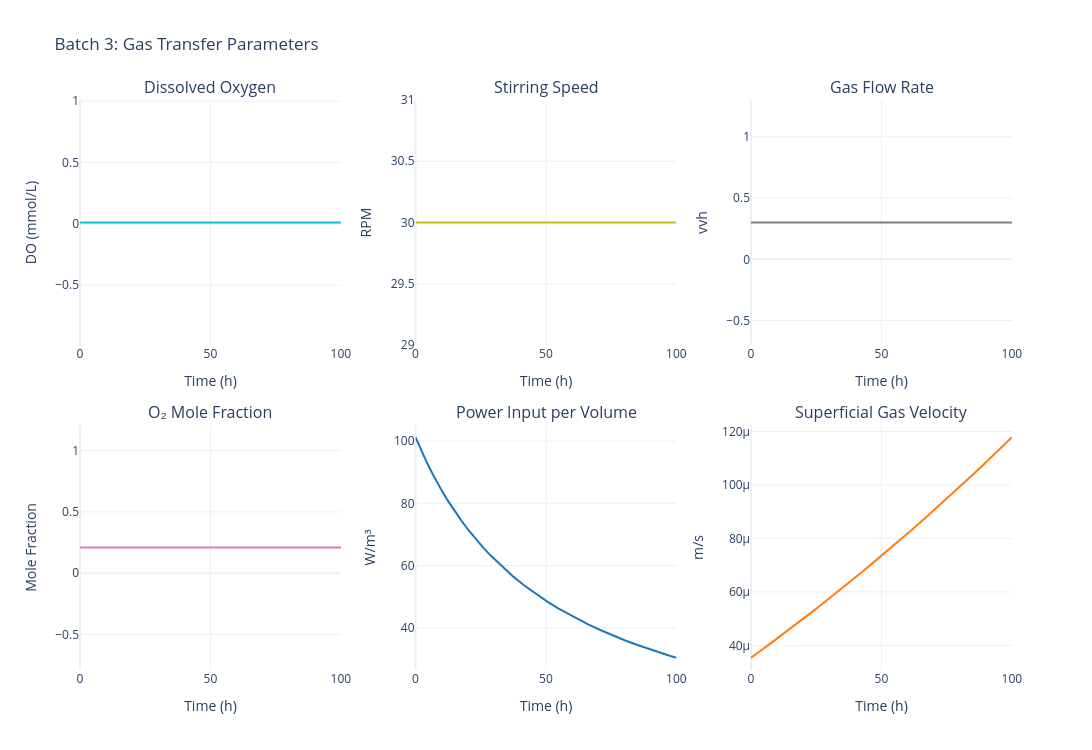

Write notebook code for a chart like this one.
### Code cell
# Plot gas transfer for batch 3
fig_gas_3 = plot_batch_gas_transfer(sim, batch_number=3)
fig_gas_3.update_layout(title_text="Batch 3: Gas Transfer Parameters")
fig_gas_3.show()

### Figure 1 — Plotly figure (JSON) as saved in the notebook; plotly's stock layout.template omitted (floating-point values rounded to 4 significant figures)
{"data": [{"hovertemplate": "Time: %{x:.1f} h<br>DO: %{y:.3f} mmol/L<extra></extra>", "line": {"color": "#17becf", "width": 2}, "mode": "lines", "name": "Dissolved O₂", "type": "scatter", "x": [0.0, 0.02882, 0.05763, 0.1153, 0.1729, 0.2305, 0.8069, 1.383, 1.96, 2.536, 4.445, 6.354, 8.263, 10.17, 12.08, 14.86, 17.63, 20.4, 23.18, 25.95, 28.73, 33.06, 37.39, 41.72, 46.04, 50.37, 54.7, 60.53, 66.35, 71.04, 75.72, 80.4, 85.09, 89.77, 93.58, 97.39, 100.0], "xaxis": "x", "y": [0.01, 0.01, 0.01, 0.01, 0.01, 0.01, 0.01, 0.01, 0.01, 0.01, 0.01, 0.01, 0.01, 0.01, 0.01, 0.01, 0.01, 0.01, 0.01, 0.01, 0.01, 0.01, 0.01, 0.01, 0.01, 0.01, 0.01, 0.01, 0.01, 0.01, 0.01, 0.01, 0.01, 0.01, 0.01, 0.01, 0.01], "yaxis": "y"}, {"hovertemplate": "Time: %{x:.1f} h<br>N: %{y:.1f} rpm<extra></extra>", "line": {"color": "#bcbd22", "width": 2}, "mode": "lines", "name": "Stirring Speed", "type": "scatter", "x": [0.0, 0.02882, 0.05763, 0.1153, 0.1729, 0.2305, 0.8069, 1.383, 1.96, 2.536, 4.445, 6.354, 8.263, 10.17, 12.08, 14.86, 17.63, 20.4, 23.18, 25.95, 28.73, 33.06, 37.39, 41.72, 46.04, 50.37, 54.7, 60.53, 66.35, 71.04, 75.72, 80.4, 85.09, 89.77, 93.58, 97.39, 100.0], "xaxis": "x2", "y": [30.0, 30.0, 30.0, 30.0, 30.0, 30.0, 30.0, 30.0, 30.0, 30.0, 30.0, 30.0, 30.0, 30.0, 30.0, 30.0, 30.0, 30.0, 30.0, 30.0, 30.0, 30.0, 30.0, 30.0, 30.0, 30.0, 30.0, 30.0, 30.0, 30.0, 30.0, 30.0, 30.0, 30.0, 30.0, 30.0, 30.0], "yaxis": "y2"}, {"hovertemplate": "Time: %{x:.1f} h<br>Fg: %{y:.3f} vvh<extra></extra>", "line": {"color": "#7f7f7f", "width": 2}, "mode": "lines", "name": "Gas Flow Rate", "type": "scatter", "x": [0.0, 0.02882, 0.05763, 0.1153, 0.1729, 0.2305, 0.8069, 1.383, 1.96, 2.536, 4.445, 6.354, 8.263, 10.17, 12.08, 14.86, 17.63, 20.4, 23.18, 25.95, 28.73, 33.06, 37.39, 41.72, 46.04, 50.37, 54.7, 60.53, 66.35, 71.04, 75.72, 80.4, 85.09, 89.77, 93.58, 97.39, 100.0], "xaxis": "x3", "y": [0.3, 0.3, 0.3, 0.3, 0.3, 0.3, 0.3, 0.3, 0.3, 0.3, 0.3, 0.3, 0.3, 0.3, 0.3, 0.3, 0.3, 0.3, 0.3, 0.3, 0.3, 0.3, 0.3, 0.3, 0.3, 0.3, 0.3, 0.3, 0.3, 0.3, 0.3, 0.3, 0.3, 0.3, 0.3, 0.3, 0.3], "yaxis": "y3"}, {"hovertemplate": "Time: %{x:.1f} h<br>y_O₂: %{y:.3f}<extra></extra>", "line": {"color": "#e377c2", "width": 2}, "mode": "lines", "name": "y_O₂", "type": "scatter", "x": [0.0, 0.02882, 0.05763, 0.1153, 0.1729, 0.2305, 0.8069, 1.383, 1.96, 2.536, 4.445, 6.354, 8.263, 10.17, 12.08, 14.86, 17.63, 20.4, 23.18, 25.95, 28.73, 33.06, 37.39, 41.72, 46.04, 50.37, 54.7, 60.53, 66.35, 71.04, 75.72, 80.4, 85.09, 89.77, 93.58, 97.39, 100.0], "xaxis": "x4", "y": [0.21, 0.21, 0.21, 0.21, 0.21, 0.21, 0.21, 0.21, 0.21, 0.21, 0.21, 0.21, 0.21, 0.21, 0.21, 0.21, 0.21, 0.21, 0.21, 0.21, 0.21, 0.21, 0.21, 0.21, 0.21, 0.21, 0.21, 0.21, 0.21, 0.21, 0.21, 0.21, 0.21, 0.21, 0.21, 0.21, 0.21], "yaxis": "y4"}, {"hovertemplate": "Time: %{x:.1f} h<br>P/V: %{y:.2f} W/m³<extra></extra>", "line": {"color": "#1f77b4", "width": 2}, "mode": "lines", "name": "P/V", "type": "scatter", "x": [0.0, 0.02882, 0.05763, 0.1153, 0.1729, 0.2305, 0.8069, 1.383, 1.96, 2.536, 4.445, 6.354, 8.263, 10.17, 12.08, 14.86, 17.63, 20.4, 23.18, 25.95, 28.73, 33.06, 37.39, 41.72, 46.04, 50.37, 54.7, 60.53, 66.35, 71.04, 75.72, 80.4, 85.09, 89.77, 93.58, 97.39, 100.0], "xaxis": "x5", "y": [101.2, 101.2, 101.1, 101.0, 100.9, 100.8, 99.64, 98.52, 97.42, 96.34, 92.93, 89.74, 86.74, 83.91, 81.26, 77.66, 74.33, 71.26, 68.41, 65.75, 63.28, 59.73, 56.52, 53.61, 50.94, 48.5, 46.26, 43.5, 41.02, 39.21, 37.5, 35.92, 34.45, 33.08, 32.04, 31.04, 30.38], "yaxis": "y5"}, {"hovertemplate": "Time: %{x:.1f} h<br>vₛ: %{y:.5f} m/s<extra></extra>", "line": {"color": "#ff7f0e", "width": 2}, "mode": "lines", "name": "vₛ", "type": "scatter", "x": [0.0, 0.02882, 0.05763, 0.1153, 0.1729, 0.2305, 0.8069, 1.383, 1.96, 2.536, 4.445, 6.354, 8.263, 10.17, 12.08, 14.86, 17.63, 20.4, 23.18, 25.95, 28.73, 33.06, 37.39, 41.72, 46.04, 50.37, 54.7, 60.53, 66.35, 71.04, 75.72, 80.4, 85.09, 89.77, 93.58, 97.39, 100.0], "xaxis": "x6", "y": [3.537e-05, 3.539e-05, 3.541e-05, 3.545e-05, 3.549e-05, 3.553e-05, 3.594e-05, 3.635e-05, 3.676e-05, 3.717e-05, 3.853e-05, 3.991e-05, 4.129e-05, 4.267e-05, 4.407e-05, 4.611e-05, 4.817e-05, 5.025e-05, 5.235e-05, 5.446e-05, 5.659e-05, 5.995e-05, 6.335e-05, 6.68e-05, 7.029e-05, 7.383e-05, 7.742e-05, 8.232e-05, 8.73e-05, 9.138e-05, 9.55e-05, 9.969e-05, 0.0001039, 0.0001082, 0.0001118, 0.0001154, 0.0001179], "yaxis": "y6"}], "layout": {"annotations": [{"font": {"size": 16}, "showarrow": false, "text": "Dissolved Oxygen", "x": 0.14, "xanchor": "center", "xref": "paper", "y": 1, "yanchor": "bottom", "yref": "paper"}, {"font": {"size": 16}, "showarrow": false, "text": "Stirring Speed", "x": 0.5, "xanchor": "center", "xref": "paper", "y": 1, "yanchor": "bottom", "yref": "paper"}, {"font": {"size": 16}, "showarrow": false, "text": "Gas Flow Rate", "x": 0.86, "xanchor": "center", "xref": "paper", "y": 1, "yanchor": "bottom", "yref": "paper"}, {"font": {"size": 16}, "showarrow": false, "text": "O₂ Mole Fraction", "x": 0.14, "xanchor": "center", "xref": "paper", "y": 0.43, "yanchor": "bottom", "yref": "paper"}, {"font": {"size": 16}, "showarrow": false, "text": "Power Input per Volume", "x": 0.5, "xanchor": "center", "xref": "paper", "y": 0.43, "yanchor": "bottom", "yref": "paper"}, {"font": {"size": 16}, "showarrow": false, "text": "Superficial Gas Velocity", "x": 0.86, "xanchor": "center", "xref": "paper", "y": 0.43, "yanchor": "bottom", "yref": "paper"}], "font": {"size": 12}, "height": 750, "showlegend": false, "title": {"text": "Batch 3: Gas Transfer Parameters"}, "width": 1400, "xaxis": {"anchor": "y", "domain": [0, 0.28], "title": {"text": "Time (h)"}}, "xaxis2": {"anchor": "y2", "domain": [0.36, 0.64], "title": {"text": "Time (h)"}}, "xaxis3": {"anchor": "y3", "domain": [0.72, 1], "title": {"text": "Time (h)"}}, "xaxis4": {"anchor": "y4", "domain": [0, 0.28], "title": {"text": "Time (h)"}}, "xaxis5": {"anchor": "y5", "domain": [0.36, 0.64], "title": {"text": "Time (h)"}}, "xaxis6": {"anchor": "y6", "domain": [0.72, 1], "title": {"text": "Time (h)"}}, "yaxis": {"anchor": "x", "domain": [0.57, 1], "title": {"text": "DO (mmol/L)"}}, "yaxis2": {"anchor": "x2", "domain": [0.57, 1], "title": {"text": "RPM"}}, "yaxis3": {"anchor": "x3", "domain": [0.57, 1], "title": {"text": "vvh"}}, "yaxis4": {"anchor": "x4", "domain": [0, 0.43], "title": {"text": "Mole Fraction"}}, "yaxis5": {"anchor": "x5", "domain": [0, 0.43], "title": {"text": "W/m³"}}, "yaxis6": {"anchor": "x6", "domain": [0, 0.43], "title": {"text": "m/s"}}}}
